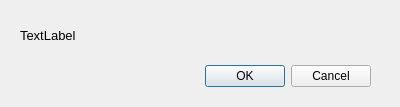
<?xml version="1.0" encoding="UTF-8"?>
<ui version="4.0">
 <class>Dialog</class>
 <widget class="QDialog" name="Dialog">
  <property name="geometry">
   <rect>
    <x>0</x>
    <y>0</y>
    <width>400</width>
    <height>107</height>
   </rect>
  </property>
  <property name="windowTitle">
   <string>Dialog</string>
  </property>
  <widget class="QDialogButtonBox" name="buttonBox">
   <property name="geometry">
    <rect>
     <x>30</x>
     <y>60</y>
     <width>341</width>
     <height>32</height>
    </rect>
   </property>
   <property name="orientation">
    <enum>Qt::Horizontal</enum>
   </property>
   <property name="standardButtons">
    <set>QDialogButtonBox::Cancel|QDialogButtonBox::Ok</set>
   </property>
  </widget>
  <widget class="QLabel" name="label_text_delete">
   <property name="geometry">
    <rect>
     <x>20</x>
     <y>10</y>
     <width>351</width>
     <height>51</height>
    </rect>
   </property>
   <property name="font">
    <font>
     <pointsize>10</pointsize>
    </font>
   </property>
   <property name="text">
    <string>TextLabel</string>
   </property>
  </widget>
 </widget>
 <resources/>
 <connections>
  <connection>
   <sender>buttonBox</sender>
   <signal>accepted()</signal>
   <receiver>Dialog</receiver>
   <slot>accept()</slot>
   <hints>
    <hint type="sourcelabel">
     <x>248</x>
     <y>254</y>
    </hint>
    <hint type="destinationlabel">
     <x>157</x>
     <y>274</y>
    </hint>
   </hints>
  </connection>
  <connection>
   <sender>buttonBox</sender>
   <signal>rejected()</signal>
   <receiver>Dialog</receiver>
   <slot>reject()</slot>
   <hints>
    <hint type="sourcelabel">
     <x>316</x>
     <y>260</y>
    </hint>
    <hint type="destinationlabel">
     <x>286</x>
     <y>274</y>
    </hint>
   </hints>
  </connection>
 </connections>
</ui>
